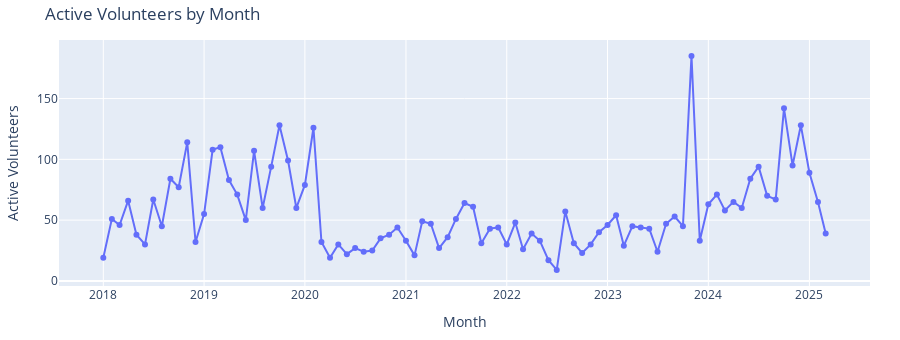

Notebook cell for this chart:
### Code cell
mon_vol_counts = pd.DataFrame(
    list(hours.groupby('mon-year')['Galaxy ID'].nunique().to_dict().items()),
    columns=['Month', 'Active Volunteers'])

mon_vol_counts['Month'] = pd.to_datetime(mon_vol_counts['Month'], format='%Y-%m')
mon_vol_counts = mon_vol_counts.sort_values('Month')

fig = px.line(mon_vol_counts, x='Month', y='Active Volunteers', markers=True)

fig.update_layout(
    title="Active Volunteers by Month",
    margin=dict(l=30, r=30, t=40, b=30),
    font=dict(size=12),
    height=340
)

fig.show()

### Figure 1 — Plotly figure (JSON) as saved in the notebook; plotly's stock layout.template omitted (floating-point values rounded to 4 significant figures)
{"data": [{"hovertemplate": "Month=%{x}<br>Active Volunteers=%{y}<extra></extra>", "legendgroup": "", "line": {"color": "#636efa", "dash": "solid"}, "marker": {"symbol": "circle"}, "mode": "lines+markers", "name": "", "orientation": "v", "showlegend": false, "type": "scatter", "x": ["2018-01-01T00:00:00", "2018-02-01T00:00:00", "2018-03-01T00:00:00", "2018-04-01T00:00:00", "2018-05-01T00:00:00", "2018-06-01T00:00:00", "2018-07-01T00:00:00", "2018-08-01T00:00:00", "2018-09-01T00:00:00", "2018-10-01T00:00:00", "2018-11-01T00:00:00", "2018-12-01T00:00:00", "2019-01-01T00:00:00", "2019-02-01T00:00:00", "2019-03-01T00:00:00", "2019-04-01T00:00:00", "2019-05-01T00:00:00", "2019-06-01T00:00:00", "2019-07-01T00:00:00", "2019-08-01T00:00:00", "2019-09-01T00:00:00", "2019-10-01T00:00:00", "2019-11-01T00:00:00", "2019-12-01T00:00:00", "2020-01-01T00:00:00", "2020-02-01T00:00:00", "2020-03-01T00:00:00", "2020-04-01T00:00:00", "2020-05-01T00:00:00", "2020-06-01T00:00:00", "2020-07-01T00:00:00", "2020-08-01T00:00:00", "2020-09-01T00:00:00", "2020-10-01T00:00:00", "2020-11-01T00:00:00", "2020-12-01T00:00:00", "2021-01-01T00:00:00", "2021-02-01T00:00:00", "2021-03-01T00:00:00", "2021-04-01T00:00:00", "2021-05-01T00:00:00", "2021-06-01T00:00:00", "2021-07-01T00:00:00", "2021-08-01T00:00:00", "2021-09-01T00:00:00", "2021-10-01T00:00:00", "2021-11-01T00:00:00", "2021-12-01T00:00:00", "2022-01-01T00:00:00", "2022-02-01T00:00:00", "2022-03-01T00:00:00", "2022-04-01T00:00:00", "2022-05-01T00:00:00", "2022-06-01T00:00:00", "2022-07-01T00:00:00", "2022-08-01T00:00:00", "2022-09-01T00:00:00", "2022-10-01T00:00:00", "2022-11-01T00:00:00", "2022-12-01T00:00:00", "2023-01-01T00:00:00", "2023-02-01T00:00:00", "2023-03-01T00:00:00", "2023-04-01T00:00:00", "2023-05-01T00:00:00", "2023-06-01T00:00:00", "2023-07-01T00:00:00", "2023-08-01T00:00:00", "2023-09-01T00:00:00", "2023-10-01T00:00:00", "2023-11-01T00:00:00", "2023-12-01T00:00:00", "2024-01-01T00:00:00", "2024-02-01T00:00:00", "2024-03-01T00:00:00", "2024-04-01T00:00:00", "2024-05-01T00:00:00", "2024-06-01T00:00:00", "2024-07-01T00:00:00", "2024-08-01T00:00:00", "2024-09-01T00:00:00", "2024-10-01T00:00:00", "2024-11-01T00:00:00", "2024-12-01T00:00:00", "2025-01-01T00:00:00", "2025-02-01T00:00:00", "2025-03-01T00:00:00"], "xaxis": "x", "y": [19, 51, 46, 66, 38, 30, 67, 45, 84, 77, 114, 32, 55, 108, 110, 83, 71, 50, 107, 60, 94, 128, 99, 60, 79, 126, 32, 19, 30, 22, 27, 24, 25, 35, 38, 44, 33, 21, 49, 47, 27, 36, 51, 64, 61, 31, 43, 44, 30, 48, 26, 39, 33, 17, 9, 57, 31, 23, 30, 40, 46, 54, 29, 45, 44, 43, 24, 47, 53, 45, 185, 33, 63, 71, 58, 65, 60, 84, 94, 70, 67, 142, 95, 128, 89, 65, 39], "yaxis": "y"}], "layout": {"font": {"size": 12}, "height": 340, "legend": {"tracegroupgap": 0}, "margin": {"b": 30, "l": 30, "r": 30, "t": 40}, "title": {"text": "Active Volunteers by Month"}, "xaxis": {"anchor": "y", "domain": [0, 1], "title": {"text": "Month"}}, "yaxis": {"anchor": "x", "domain": [0, 1], "title": {"text": "Active Volunteers"}}}}
